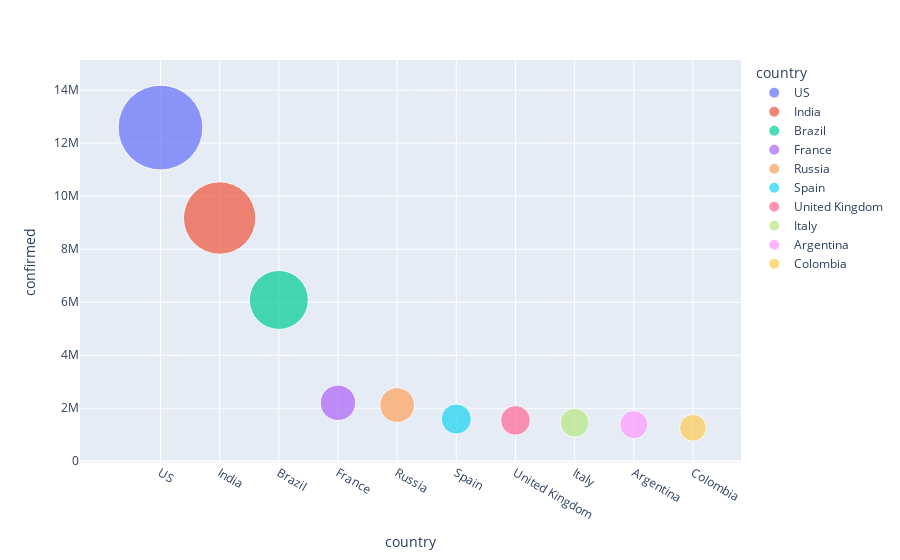

This figure's notebook cell:
### Code cell
fig = px.scatter(sorted_country.head(10), x='country', y='confirmed', size='confirmed', color='country', hover_name="country", size_max=60)

fig.show()

### Figure 1 — Plotly figure (JSON) as saved in the notebook; plotly's stock layout.template omitted (floating-point values rounded to 4 significant figures)
{"data": [{"hovertemplate": "<b>%{hovertext}</b><br><br>country=%{x}<br>confirmed=%{marker.size}<extra></extra>", "hovertext": ["US"], "legendgroup": "US", "marker": {"color": "#636efa", "size": [12589229], "sizemode": "area", "sizeref": 3497.0, "symbol": "circle"}, "mode": "markers", "name": "US", "orientation": "v", "showlegend": true, "type": "scatter", "x": ["US"], "xaxis": "x", "y": [12589229], "yaxis": "y"}, {"hovertemplate": "<b>%{hovertext}</b><br><br>country=%{x}<br>confirmed=%{marker.size}<extra></extra>", "hovertext": ["India"], "legendgroup": "India", "marker": {"color": "#EF553B", "size": [9177840], "sizemode": "area", "sizeref": 3497.0, "symbol": "circle"}, "mode": "markers", "name": "India", "orientation": "v", "showlegend": true, "type": "scatter", "x": ["India"], "xaxis": "x", "y": [9177840], "yaxis": "y"}, {"hovertemplate": "<b>%{hovertext}</b><br><br>country=%{x}<br>confirmed=%{marker.size}<extra></extra>", "hovertext": ["Brazil"], "legendgroup": "Brazil", "marker": {"color": "#00cc96", "size": [6087608], "sizemode": "area", "sizeref": 3497.0, "symbol": "circle"}, "mode": "markers", "name": "Brazil", "orientation": "v", "showlegend": true, "type": "scatter", "x": ["Brazil"], "xaxis": "x", "y": [6087608], "yaxis": "y"}, {"hovertemplate": "<b>%{hovertext}</b><br><br>country=%{x}<br>confirmed=%{marker.size}<extra></extra>", "hovertext": ["France"], "legendgroup": "France", "marker": {"color": "#ab63fa", "size": [2206126], "sizemode": "area", "sizeref": 3497.0, "symbol": "circle"}, "mode": "markers", "name": "France", "orientation": "v", "showlegend": true, "type": "scatter", "x": ["France"], "xaxis": "x", "y": [2206126], "yaxis": "y"}, {"hovertemplate": "<b>%{hovertext}</b><br><br>country=%{x}<br>confirmed=%{marker.size}<extra></extra>", "hovertext": ["Russia"], "legendgroup": "Russia", "marker": {"color": "#FFA15A", "size": [2120836], "sizemode": "area", "sizeref": 3497.0, "symbol": "circle"}, "mode": "markers", "name": "Russia", "orientation": "v", "showlegend": true, "type": "scatter", "x": ["Russia"], "xaxis": "x", "y": [2120836], "yaxis": "y"}, {"hovertemplate": "<b>%{hovertext}</b><br><br>country=%{x}<br>confirmed=%{marker.size}<extra></extra>", "hovertext": ["Spain"], "legendgroup": "Spain", "marker": {"color": "#19d3f3", "size": [1594844], "sizemode": "area", "sizeref": 3497.0, "symbol": "circle"}, "mode": "markers", "name": "Spain", "orientation": "v", "showlegend": true, "type": "scatter", "x": ["Spain"], "xaxis": "x", "y": [1594844], "yaxis": "y"}, {"hovertemplate": "<b>%{hovertext}</b><br><br>country=%{x}<br>confirmed=%{marker.size}<extra></extra>", "hovertext": ["United Kingdom"], "legendgroup": "United Kingdom", "marker": {"color": "#FF6692", "size": [1542611], "sizemode": "area", "sizeref": 3497.0, "symbol": "circle"}, "mode": "markers", "name": "United Kingdom", "orientation": "v", "showlegend": true, "type": "scatter", "x": ["United Kingdom"], "xaxis": "x", "y": [1542611], "yaxis": "y"}, {"hovertemplate": "<b>%{hovertext}</b><br><br>country=%{x}<br>confirmed=%{marker.size}<extra></extra>", "hovertext": ["Italy"], "legendgroup": "Italy", "marker": {"color": "#B6E880", "size": [1455022], "sizemode": "area", "sizeref": 3497.0, "symbol": "circle"}, "mode": "markers", "name": "Italy", "orientation": "v", "showlegend": true, "type": "scatter", "x": ["Italy"], "xaxis": "x", "y": [1455022], "yaxis": "y"}, {"hovertemplate": "<b>%{hovertext}</b><br><br>country=%{x}<br>confirmed=%{marker.size}<extra></extra>", "hovertext": ["Argentina"], "legendgroup": "Argentina", "marker": {"color": "#FF97FF", "size": [1381795], "sizemode": "area", "sizeref": 3497.0, "symbol": "circle"}, "mode": "markers", "name": "Argentina", "orientation": "v", "showlegend": true, "type": "scatter", "x": ["Argentina"], "xaxis": "x", "y": [1381795], "yaxis": "y"}, {"hovertemplate": "<b>%{hovertext}</b><br><br>country=%{x}<br>confirmed=%{marker.size}<extra></extra>", "hovertext": ["Colombia"], "legendgroup": "Colombia", "marker": {"color": "#FECB52", "size": [1262494], "sizemode": "area", "sizeref": 3497.0, "symbol": "circle"}, "mode": "markers", "name": "Colombia", "orientation": "v", "showlegend": true, "type": "scatter", "x": ["Colombia"], "xaxis": "x", "y": [1262494], "yaxis": "y"}], "layout": {"legend": {"itemsizing": "constant", "title": {"text": "country"}, "tracegroupgap": 0}, "margin": {"t": 60}, "xaxis": {"anchor": "y", "categoryarray": ["US", "India", "Brazil", "France", "Russia", "Spain", "United Kingdom", "Italy", "Argentina", "Colombia"], "categoryorder": "array", "domain": [0, 1], "title": {"text": "country"}}, "yaxis": {"anchor": "x", "domain": [0, 1], "title": {"text": "confirmed"}}}}
